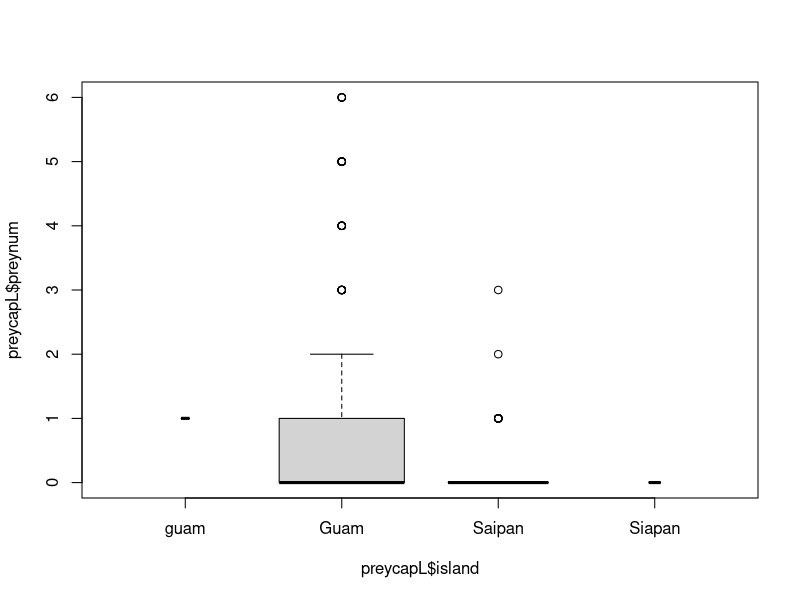
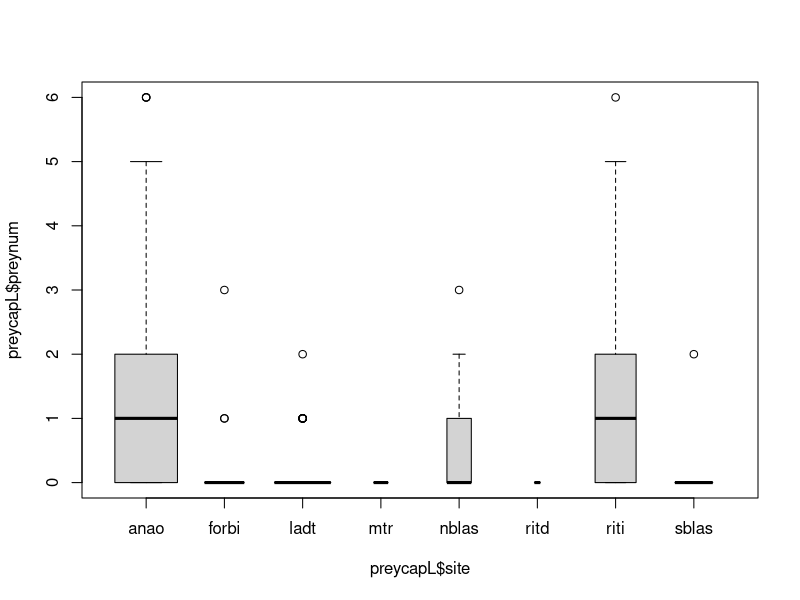
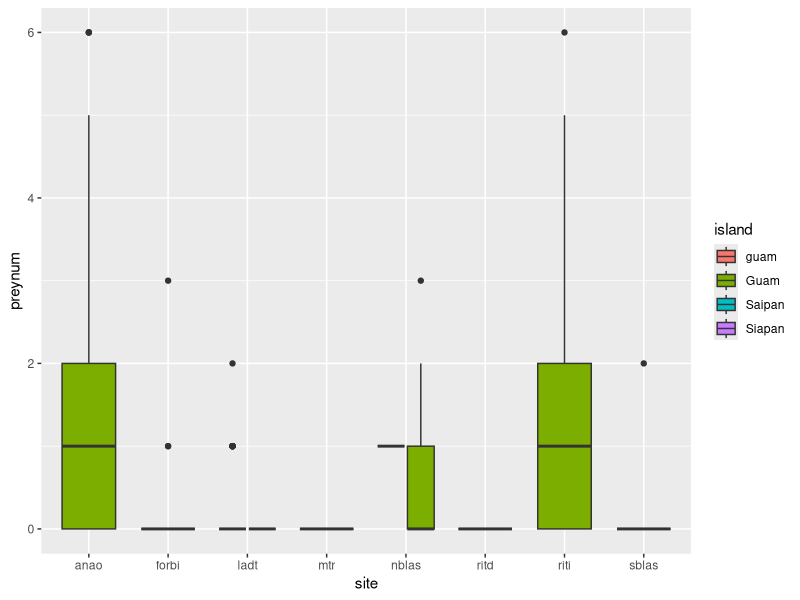

The R script that drew these images, in order:
#Transplant and Prey capture analysis
###first created by Jeff Brown 2013###
###updated by Haldre 22Jan2014########
## Updated for R stats class in Sept 2016 

#load libraries
library(reshape2) #for melt - note that many reshape2 functions are now available using tidyr, so probably best to use just tidyr
library(tidyr)
library(dplyr) #note that many functions are similar for plyr and dplyr but have slightly different syntax in dplyr. Use the newer one (dplyr) to avoid issues between two packages. 
library(ggplot2)
library(lubridate)

#may need to install tibble first, and may need to restart R session to clear conflicting packages

###########################################
####### Prey Capture Analysis #############
###########################################
#Research Questions
#1) Do webs on Guam capture more prey than webs on Saipan? We want to know whether the number of prey captured varies by island (and thus, by bird presence/absence). 
#Model: preynum~island, family=poisson

#data notes
# obs1, obs2, obs3 etc is when the same web was revisted on different days.
# Jeff took samples at 3 sites per island. I think the only data for preynum comes from the spiders that were transplanted- need to check with him.  

######################
#load data
preycap<-read.csv("preycapture_asentered.csv", header=T)

#totalprey is not raw data - shouldn't be in dataset
preycap<-preycap[,-4] #remove column 4

#Change data from wide to long format
#use reshape package (old way)
preycapL <- melt(preycap, id.vars=c("island","site","web"),                                 measure.vars=c("obs1", "obs2", "obs3","obs4","obs5", "obs6", "obs7", "obs8"),   variable.name="obs", value.name="preynum")

#Alternative method - use tidyr (new way- much more efficient code!)
preycapL<-gather(preycap, "obs", "preynum", 4:11, factor_key=T)


###############################
#####Clean up data ############
###############################
summary(preycapL)# Look at data
str(preycapL) #check to make sure factors are factors and numbers are numeric or integer
preycapL$preynum<-as.numeric(preycapL$preynum)

with(preycapL, table(site, obs))

#delete "obs" from start of variable describing observation number. There are a lot of different ways of doing this. Here are a few possible methods. 
#this uses gsub to substitute all instances of "obs" with nothing (""). Note that gsub works on character vectors. If a vector is not a character, it will be coerced into being a character vector by gsub. 
preycapL$obs <- gsub("obs", "", preycapL$obs)
#with(preycapL, table(site, obs2)) - checked to make sure was correct. 

#\\D means select all non-digits, and then substitute with nothing ("")
preycapL$obs <- gsub("\\D", "", preycapL$obs)
#Look at this website for other codes for substituting in gsub 
# http://www.endmemo.com/program/R/gsub.php 

#using substr- this is saying "keep the 4th element (start at 4, stop at 4)". 
preycapL$obs<-substr(preycapL$obs, 4, 4)

#all three of these methods would work to remove the "obs". Now we need to change obs from character to numeric. 

#Remember to change to numeric vector if you use gsub, because the output from gsub will be a character vector
preycapL$obs<-as.numeric(preycapL$obs)
#should any other components be in a different class? 

#clean data entry errors, starting with site
levels(as.factor(preycapL$site))
#first of all, have some upper and some lower case. Change all to lower case
preycapL$site<-as.factor(tolower(preycap$site))

#now have issues with the "forbi" site, which has a data entry error
#can fix this a bunch of ways, one option is with gsub
preycapL$site <- gsub("forbid", "forbi",preycapL$site)
#another method using indexing
levels(preycapL$site)[levels(preycapL$site)=="forbid"] <- "forbi"
levels(preycapL$site)[levels(preycapL$site)=="ritd"] <- "ritd"
#can you think of any other options? 

#check class again
str(preycapL)
preycapL$site<-as.factor(preycapL$site)

#Your turn- do the same thing for island - find mistakes, and fix them!

#Look at response (preynum)
summary(preycapL$preynum) #where are all these NA's coming from? webs that were not observed multiple times - not useful data. 
preycapL<-preycapL[!is.na(preycapL$preynum),]
preycapL3<-na.omit(preycapL) #deletes entire row if NA is present in any cell in that row

#One final look to see if everything is in right format
str(preycapL)
summary(preycapL)

#####Look at data ############
#shows preynum by island
table(preycapL$preynum,preycapL$island) 
#this code does the same thing, here showing observations by site
with(preycapL, table(obs, site)) #concerns me that no obs2 through obs8 data on Guam- i.e. no data from transplanted spiders.

#see how preynum varies by site
with(preycapL, table(preynum, site))

#some exploratory graphs
#show the number of prey in webs by island using boxplots
boxplot(preycapL$preynum~ preycapL$island, varwidth=T)
#show the number of prey in webs by site using boxplot
boxplot(preycapL$preynum~ preycapL$site, varwidth=T)

#use ggplot
ggplot(preycapL, aes(x=site, y=preynum, fill=island))+
  geom_boxplot() #shows boxplot of prey captured per site



#######################################
### Spider Transplant Experiment ######
#######################################
#Research questions: 
#1) Does the duration of time a spider stays on its web differ between island or treatment? 
#using all data

#2) If a spider is missing, is the web more likely to be present without a spider inhabiting it (indicative of predation) on Saipan than on Guam? 
#using subset of data with spiders missing (omit ones where spiders remained entire time)

#Notes about the study
#Transplanting was done at two sites on Guam and two sites on Saipan

#read in data
transplant<-read.csv("Saipan_Guam_Transplant_asentered.csv")

#data dictionary: 
#island = island where study was conducted, Guam or Saipan
#site = site where study was conducted
#web = Jeff's naming convention for webs, each web has a unique ID
#native = was this spider found in place (yes) or moved to the location (no)?
#netting = was this spider in a netting treatment? 
#startdate = date experiment started
#enddate = last date spider was checked (note after spider disappeared, checks stopped)
#spidpres = was spider present on enddate? 
#webpres = was web present on enddate? 
#websize = how big was the web (cm)?


#look at data
str(transplant)
summary(transplant)

#rename columns so they are lower case. There are a bunch of ways to do this. Here is one using the rename function in the dplyr package (note that this function has slightly different syntax than the one in the ddply package)
transplant<-rename(transplant, island=Island, site=Site, web=Web.., native=Native, netting=Netting, startdate=Start.Date, enddate=End.Date, totaldays=Total.Days, spidpres=SpidPres, webpres=WebPres, websize=WebSize.cm.)

#some data cleaning needed
levels(transplant$island) <- gsub("Gaum", "Guam", levels(transplant$island))
levels(transplant$island) <- gsub("Siapan", "Saipan", levels(transplant$island))
transplant$site<-as.factor(tolower(transplant$site))
transplant$island<-as.factor(tolower(transplant$island))

# remove trailing whitespace
levels(transplant$site)
transplant$site<-as.factor(trimws(transplant$site))
#there are many other methods to do this as well. 

######### Dates ###################
#change date format to standard yyyymmdd format
#helpful site: https://www.r-bloggers.com/date-formats-in-r/

levels(as.factor(transplant$startdate))
class(transplant$startdate)

#problems- missing year. Date format is okay, but wnat to change to a more standard yyyymmdd format

transplant$year<-2013 #this experiment happened in 2013. Added this.
#change both startdate & year to character
transplant$year<-as.character(transplant$year)
transplant$startdate<-as.character(transplant$startdate)
#combine using unite in tidyr package
transplant<-unite(transplant, startdate, c(startdate, year), sep="-")
#now, tell R startdate is a real date in a specific format
transplant$startdate<-as.Date(as.character(transplant$startdate), "%d-%b-%Y")
class(transplant$startdate) #now R sees startdate2 as a Date


#repeat for end date, using lubridate instead of as.Date
transplant$year<-2013 #this experiment happened in 2013. Added this.
#change both startdate & year to character
transplant$year<-as.character(transplant$year)
transplant$enddate<-as.character(transplant$enddate)
transplant<-unite(transplant, enddate, c(enddate, year), sep="-")

#challenge: try changing to date with lubridate package (instead of as.Date)
library(lubridate)
today() #gives today's date
transplant$enddate<-dmy(transplant$enddate)

#Now, create a new column called duration
transplant$duration<-transplant$enddate-transplant$startdate

######### Merging ###################
#merge with another database
#there are several functions that merge, including "join" in the plyr package, "merge" in the base package, and various join functions in the dplyr package. We're going to use dplyr, but each of these functions quite similarly. 

island_bird<-read.csv("island_birdstatus.csv")
str(island_bird)
levels(island_bird$island)

#guidelines: a is one table, b is another table, x1 is the column they share (could be multiple columns)
# left_join(a, b, by = "x1") # Join matching rows from b to a; keeps all columns from both a and b. 
# right_join(a, b, by = "x1") #Join matching rows from a to b; keeps all columns from both a and b. 
# inner_join(a, b, by = "x1") #Join data. Retain only rows that are in both sets; keeps all columns in both dataframes. 
# full_join(a, b, by = "x1") #Join data. Retain all values, all rows & columns.

#before you run this, guess how many rows and columns will be in each new dataframe
transplant2<-left_join(transplant, island_bird, by="island")
transplant3<-right_join(transplant, island_bird, by="island")
transplant4<-inner_join(transplant, island_bird, by="island")
transplant5<-full_join(transplant, island_bird, by="island")

##
#these two functions are slightly different- they don't really join, but allow you to keep only subsets of your main dataframe based on what is either in or not in another dataframe. 
# semi_join(a, b, by="x1") #returns all rows in a that have a match in b, while keeping only the columns in a. This is a way to filter out your data based on a look-up table, for example. 
# anti_join (a, b, by="x1") #filter out so you retain all rows in a that do not have a match in b, keeping only columns in a

transplant6<-semi_join(transplant, island_bird, by="island")
transplant7<-anti_join(transplant, island_bird, by="island")

#If your columns have different names in each database, just give this information to the join function in an argument: by = c("a" = "b") will match a column named "a" in your "x" dataframe to a column named "b" in your "y" dataframe.
transplant2<-left_join(transplant, island_bird, by=c("island"="island")) #example

######### Subsetting #############
#get subset that was actually transplanted rather than ones that were observed in place. 
#first option- use square brackets
truetrans<-transplant[transplant$native=="no",]
#alternatively, use subset function in base 
truetrans2<-subset(transplant, native=="no")
#alternatively, use filter in dplyr package
truetrans3<-filter(transplant, native=="no")

#subset on multiple arguments
filter(transplant, site=="ladt" | site=="forbi")
filter(transplant, site=="ladt" & netting=="no")

########################
#separating one column into two columns
transplant<-separate(transplant, col=web, into=c("web_a", "web_b"), sep="'", remove=F)

#combining two columns into one column (note the underscore after unite)
transplant<-unite_(transplant, "webv2", c("web_a", "web_b"), sep="",)

#######################
